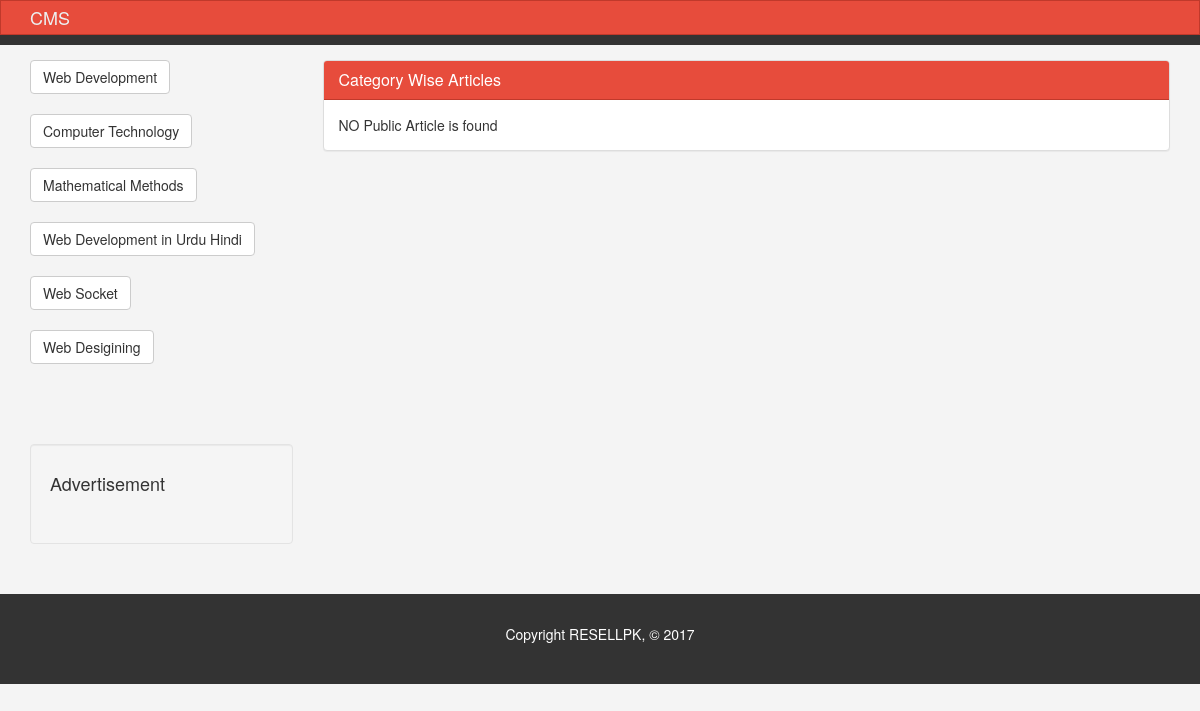
/categories.php, run on the app's committed database.
### tables this page shows
CREATE TABLE `category` (
  `Cat_id` int(11) NOT NULL,
  `Cat_title` varchar(50) NOT NULL,
  `Cat_desc` varchar(100) NOT NULL,
  `Cat_created_date` timestamp NOT NULL DEFAULT CURRENT_TIMESTAMP ON UPDATE CURRENT_TIMESTAMP,
  `Cat_created_by` int(11) NOT NULL
);

### categories.php (the view, shortened to what this page needs)
<?php
              $con = new mysqli("localhost","root","hamza");
	          $con->select_db("cms_test_2");
?>
<!DOCTYPE html>
<html lang="en">
  <head>
    <link href="css/bootstrap.min.css" rel="stylesheet">
    <link href="css/style.css" rel="stylesheet">
  </head>
  <body>
    <nav class="navbar navbar-default">
      <div class="container">
        <div class="navbar-header">
          <a class="navbar-brand" href="index.php">CMS</a>
        </div>
      </div>
    </nav>
    <header id="header">
    </header>
    <section id="main">
      <div class="container">
        <div class="row">
          <div class="col-md-3">
            <div class="list-group">
			  <?php
 				$query1 = "select * from category";
				$rs  = $con->query($query1);
				   while($row = $rs->fetch_array()){
			   ?>
             <form action="categories.php" method="post" >
             <button class="btn btn-default" value="<?php echo $row['Cat_id'];?> " name="cat" ><?php echo $row['Cat_title'];?><br></button>  <br>
             <br>
			 </form>
				   <?php }?>
		   </div>
 <br><br>
             <div class="well">
              <h4>Advertisement</h4><br>
            </div>
          </div>
          <div class="col-md-9">
            <div class="panel panel-default">
              <div class="panel-heading main-color-bg">
                <h3 class="panel-title">Category Wise Articles</h3>
              </div>
              <div class="panel-body">
                <?php
				$mycat = $_SESSION['Cat_id'];
				$query = "select * from article where Article_Cat_id = '".$mycat."' and Artile_visibility = 'Public'";
				$rs = $con->query($query);
				$check = $rs->fetch_assoc();
				?>
				<?php
	  		if($check['Article_title'] == ''){echo "NO Public Article is found";}
	  ?>
              </div>
              </div>
          </div>
        </div>
      </div>
    </section>
    <footer id="footer">
      <p>Copyright RESELLPK, &copy; 2017</p>
    </footer>
  </body>
</html>

### css/style.css (style rules this page uses)
body { background:#f4f4f4; }
.navbar { min-height: 33px !important; margin-bottom:0; border-radius:0; }
.navbar-nav > li > a, .navbar-brand { padding-top:6px !important; padding-bottom:0 !important; height: 33px; }
.navbar-default { background-color: #e74c3c; border-color: #c0392b; }
.navbar-default .navbar-brand { color: #ecf0f1; }
.main-color-bg { background-color: #e74c3c !important; border-color: #c0392b !important; color:#ffffff !important; }
#header { background:#333333; color:#ffffff; padding-bottom: 10px; margin-bottom: 15px; }
#footer { background:#333333; color:#ffffff; text-align:center; padding:30px; margin-top:30px; }

### data on the page
category: $row['Cat_id'] 2 (drawn), Cat_title "Web Development"
category: $row['Cat_id'] 4 (drawn), Cat_title "Computer Technology"
category: $row['Cat_id'] 6 (drawn), Cat_title "Mathematical Methods"
category: $row['Cat_id'] 8 (drawn), Cat_title "Web Development in Urdu Hindi"
category: $row['Cat_id'] 9 (drawn), Cat_title "Web Socket"
category: $row['Cat_id'] 10 (drawn), Cat_title "Web Desigining"
